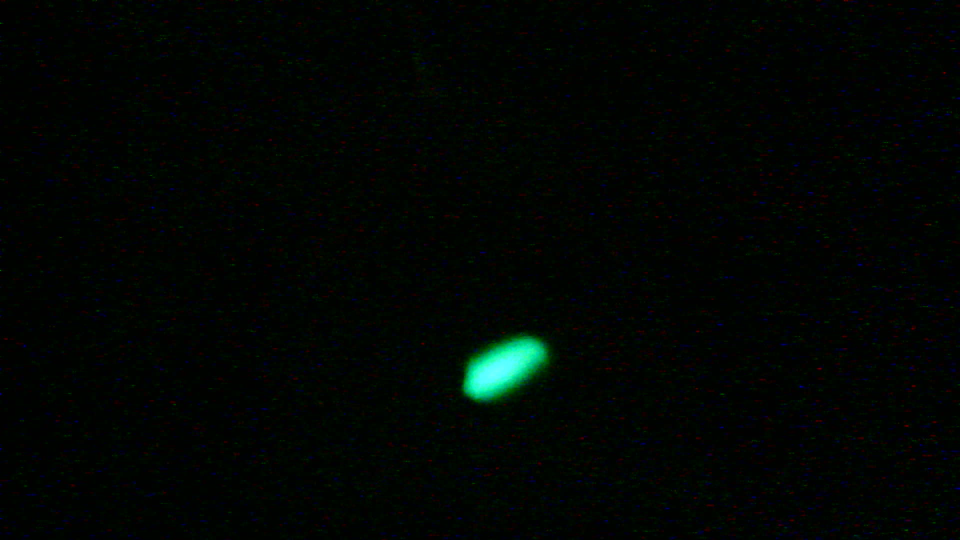
#> input picture dados/imagens_originais/camadasEscuraVerde/1folha.png, 1920 x 1080 px (shown at 1/2 size); its folder holds only this picture in this run
$ python analiseCoresVerdeInclinada.py
#> lines starting #> are read from the running program, lines starting #| are printed output that depends on the picture
"""Analise da intensidade RGB de um laser verde com ROI eliptica inclinada.


Selecione um retangulo contendo toda a mancha do laser na imagem de referencia,

e depois um retangulo de fundo. A elipse e ajustada somente na referencia e

mantida identica em todas as outras imagens.


Requer: opencv-python, numpy, pandas, matplotlib.

"""


import re

from pathlib import Path


import cv2

import matplotlib.pyplot as plt

import numpy as np

import pandas as pd


RAIZ_PROJETO = Path(__file__).resolve().parents[2]
(RAIZ_PROJETO / "resultados/atenuacao/verde").mkdir(parents=True, exist_ok=True)
PASTA_IMAGENS = RAIZ_PROJETO / "dados/imagens_originais/camadasEscuraVerde"

LARGURA_MAX = 1000

ALTURA_MAX = 650

MARGEM_ELIPSE = 1.20  # 1.20 = 20% maior em cada eixo


def numero_camadas(nome):

    encontrado = re.search(r"\d+", nome)

    if encontrado is None:

        raise ValueError(f"Nao encontrei o numero de camadas em: {nome}")

    return int(encontrado.group())


# [19 lines left out: function estatisticas, not called in this run]


def selecionar_roi(titulo, preview, escala):

    print(f"Selecione: {titulo}. Pressione ENTER para confirmar.")

    xp, yp, wp, hp = cv2.selectROI(

        titulo, preview, showCrosshair=True, fromCenter=False

    )

    cv2.destroyWindow(titulo)

    if wp == 0 or hp == 0:

        raise RuntimeError(f"ROI '{titulo}' nao foi selecionada.")

    return (

        round(xp / escala),

        round(yp / escala),

        round(wp / escala),

        round(hp / escala),

    )


# [149 lines left out: functions criar_mascara_eliptica, rotacionar_para_visualizacao, not called in this run]


def main():

    arquivos = sorted(

        PASTA_IMAGENS.glob("*.png"), key=lambda arq: numero_camadas(arq.name)

    )

    if not arquivos:

        raise RuntimeError(f"Nenhuma imagem PNG encontrada em: {PASTA_IMAGENS}")


    referencia_bgr = cv2.imread(str(arquivos[0]))
#> referencia_bgr is the input picture: shape (1080, 1920, 3); mean B, G, R 2.8, 5.2, 1.4

    if referencia_bgr is None:

        raise RuntimeError(f"Nao foi possivel abrir {arquivos[0]}")

    altura, largura = referencia_bgr.shape[:2]
#> altura = 1080; largura = 1920

    escala = min(LARGURA_MAX / largura, ALTURA_MAX / altura, 1.0)
#> escala = 0.521

    largura_preview = max(1, round(largura * escala))
#> largura_preview = 1000

    altura_preview = max(1, round(altura * escala))
#> altura_preview = 562

    preview = cv2.resize(

        referencia_bgr, (largura_preview, altura_preview),

        interpolation=cv2.INTER_AREA,

    )
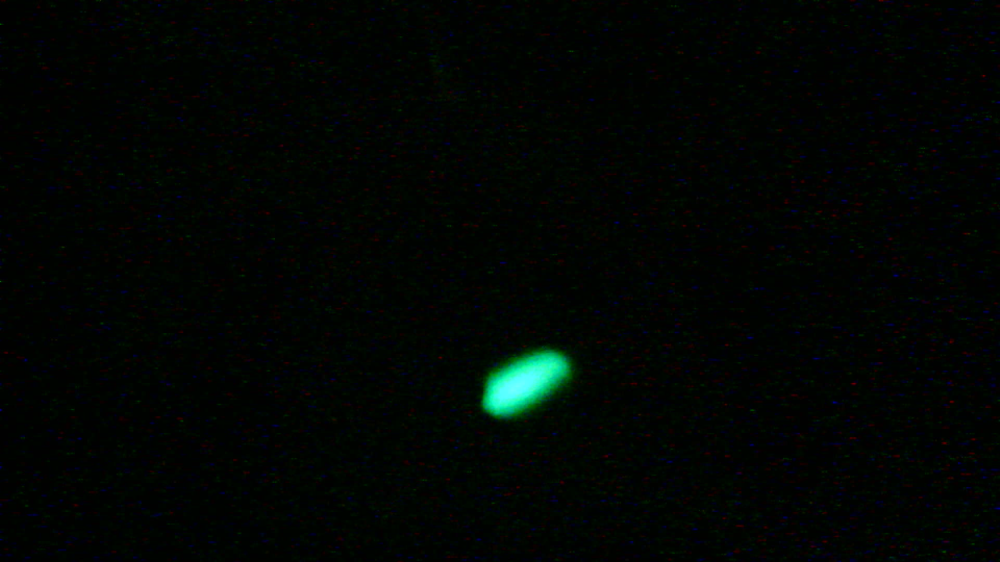
#> preview: shape (562, 1000, 3); mean B, G, R 2.8, 5.2, 1.4


    # Primeiro retangulo: toda a mancha, mais um pequeno espaco ao redor.

    roi_laser_aproximada = selecionar_roi("ROI LASER", preview, escala)

    roi_fundo = selecionar_roi("ROI FUNDO", preview, escala)


    referencia_rgb = cv2.cvtColor(referencia_bgr, cv2.COLOR_BGR2RGB)

    mascara_laser, elipse, angulo_vertical = criar_mascara_eliptica(

        referencia_rgb, roi_laser_aproximada, roi_fundo

    )

    xb, yb, wb, hb = roi_fundo

    quantidade_pixels = int(np.count_nonzero(mascara_laser))


    print(f"Pixels na ROI eliptica: {quantidade_pixels}")

    print(f"Angulo estimado para verticalizar a imagem: {angulo_vertical:.1f} graus")


    # Inspecao visual da regiao que SERA usada na medicao.

    verificacao = referencia_bgr.copy()

    cv2.ellipse(verificacao, elipse, (0, 255, 255), 2)  # amarelo

    cv2.rectangle(

        verificacao, (xb, yb), (xb + wb, yb + hb), (255, 0, 0), 2

    )  # azul

    cv2.imwrite(str(RAIZ_PROJETO / "resultados/atenuacao/verde/validacao_roi_inclinada.png"), verificacao)

    cv2.imshow(

        "ROI laser (amarelo) | ROI fundo (azul)",

        cv2.resize(verificacao, (largura_preview, altura_preview)),

    )

    cv2.waitKey(0)

    cv2.destroyAllWindows()


    # Opcional: salvar copia somente para visualizacao vertical.

    # A quantificacao continua nas imagens ORIGINAIS.

    vertical = rotacionar_para_visualizacao(referencia_bgr, angulo_vertical)

    cv2.imwrite(str(RAIZ_PROJETO / "resultados/atenuacao/verde/laser_vertical_visualizacao.png"), vertical)


    resultados = []

    for arquivo in arquivos:

        camadas = numero_camadas(arquivo.name)

        imagem_bgr = cv2.imread(str(arquivo))

        if imagem_bgr is None:

            print(f"Aviso: nao foi possivel carregar {arquivo.name}")

            continue

        if imagem_bgr.shape[:2] != (altura, largura):

            raise ValueError(

                f"{arquivo.name} tem dimensoes diferentes. "

                "Alinhe/redimensione as imagens antes de aplicar a ROI fixa."

            )


        imagem = cv2.cvtColor(imagem_bgr, cv2.COLOR_BGR2RGB)

        pixels_laser = imagem[mascara_laser].astype(np.float32)  # N x 3

        pixels_fundo = imagem[yb:yb+hb, xb:xb+wb].reshape(-1, 3).astype(np.float32)


        resultado = {"arquivo": arquivo.name, "camadas": camadas}

        for canal, indice in {"R": 0, "G": 1, "B": 2}.items():

            estat_sinal = estatisticas(pixels_laser[:, indice])

            estat_fundo = estatisticas(pixels_fundo[:, indice])

            resultado[f"{canal}_media"] = estat_sinal["media"]

            resultado[f"{canal}_fundo"] = estat_fundo["media"]

            resultado[f"{canal}_corrigido"] = (

                estat_sinal["media"] - estat_fundo["media"]

            )

            resultado[f"{canal}_mediana"] = estat_sinal["mediana"]

            resultado[f"{canal}_desvio"] = estat_sinal["desvio"]

            resultado[f"{canal}_max"] = estat_sinal["maximo"]

            resultado[f"{canal}_p99"] = estat_sinal["p99"]

            resultado[f"{canal}_p999"] = estat_sinal["p999"]

            resultado[f"{canal}_saturados_pct"] = estat_sinal["saturados_pct"]


        resultados.append(resultado)


    if not resultados:

        raise RuntimeError("Nenhuma imagem foi processada.")

    df = pd.DataFrame(resultados).sort_values("camadas").reset_index(drop=True)

    if not (df["camadas"] == 1).any():

        raise ValueError("Preciso de uma imagem com 1 folha para normalizar os dados.")

    referencia = df.loc[df["camadas"] == 1].iloc[0]

    for canal in ["R", "G", "B"]:

        valor_ref = float(referencia[f"{canal}_corrigido"])

        if abs(valor_ref) < 1e-8:

            print(f"Aviso: referencia do canal {canal} quase zero; relativo = NaN")

            df[f"{canal}_relativo"] = np.nan

        else:

            df[f"{canal}_relativo"] = df[f"{canal}_corrigido"] / valor_ref


    colunas = [

        "camadas", "R_corrigido", "G_corrigido", "B_corrigido",

        "R_relativo", "G_relativo", "B_relativo",

        "R_p999", "G_p999", "B_p999",

        "R_saturados_pct", "G_saturados_pct", "B_saturados_pct",

    ]

    print("\n", df[colunas].to_string(index=False))

    df.to_csv(RAIZ_PROJETO / "resultados/atenuacao/verde/resultados_intensidade_inclinada.csv", index=False)


    # Desvio-padrao espacial na ROI, igual ao seu grafico original.

    # NAO equivale a incerteza da media medida nem a repeticoes experimentais.

    plt.figure(figsize=(8, 5))

    for canal, cor in {"R": "red", "G": "green", "B": "blue"}.items():

        if canal == "G":

            valor_ref = abs(float(referencia["G_corrigido"]))

            dispersao_relativa = (

                df["G_desvio"] / valor_ref

                if valor_ref > 1e-8 else np.full(len(df), np.nan)

            )

            plt.errorbar(

                df["camadas"], df["G_relativo"], yerr=dispersao_relativa,

                marker="o", linestyle="-", color=cor, capsize=4,

                elinewidth=1.5, label="G (desvio espacial)",

            )

        else:

            plt.plot(

                df["camadas"], df[f"{canal}_relativo"], marker="o",

                color=cor, label=canal,

            )


    plt.xlabel("Numero de folhas")

    plt.ylabel("Intensidade relativa")

    plt.title("Decaimento da intensidade com o numero de folhas")

    plt.legend()

    plt.grid(alpha=0.3)

    plt.tight_layout()

    plt.show()

    # ---------------------------------------------------------
    # Coeficiente efetivo de atenuacao: canal verde (520 nm)
    # Modelo: I_rel(N) = exp[-k_G * (N - 1)]
    # Ajuste log-linear com intercepto fixado em zero
    # ---------------------------------------------------------

    camadas = df["camadas"].to_numpy(dtype=float)
    intensidades = df["G_relativo"].to_numpy(dtype=float)

    # Verificacoes: ln(I_rel) requer intensidade positiva e finita.
    mascara_validos = np.isfinite(intensidades) & (intensidades > 0)
    qtd_descartados = int((~mascara_validos).sum())
    if qtd_descartados:
        print(f"Aviso: {qtd_descartados} ponto(s) G ignorado(s): sinal nao positivo/invalido.")

    x = camadas[mascara_validos] - 1.0
    y_log = np.log(intensidades[mascara_validos])

    if len(x) < 3 or np.sum(x**2) == 0:
        print("Pontos positivos insuficientes para estimar k_G.")
    else:
        # Minimos quadrados no dominio logaritmico com origem fixa
        k_g = -np.sum(x * y_log) / np.sum(x**2)

        # R2 calculado na escala original (intensidades relativas)
        y_real = intensidades[mascara_validos]
        y_estimado = np.exp(-k_g * x)
        ss_res = np.sum((y_real - y_estimado)**2)
        ss_tot = np.sum((y_real - y_real.mean())**2)
        r2 = 1.0 - ss_res / ss_tot if ss_tot > 0 else np.nan

        print("\nAJUSTE EXPONENCIAL - LASER VERDE (520 nm)")
        print(f"k_G = {k_g:.6f} folha^-1")
        print(f"R2 (escala original) = {r2:.4f}")

        if k_g <= 0:
            print("Aviso: k_G nao positivo. O sinal nao apresenta decaimento no ajuste.")

        # Dados exportados para o relatorio
        pd.DataFrame([{
            "fonte": "laser_verde_520nm",
            "canal": "G",
            "k_por_folha": k_g,
            "R2_intensidade": r2,
            "n_pontos_ajuste": len(x),
        }]).to_csv(RAIZ_PROJETO / "resultados/atenuacao/verde/coeficiente_atenuacao_verde.csv", index=False)

        # Curva teorica + dados experimentais
        n_modelo = np.linspace(camadas.min(), camadas.max(), 200)
        intensidade_modelo = np.exp(-k_g * (n_modelo - 1.0))

        plt.figure(figsize=(8, 5))
        plt.scatter(
            camadas[mascara_validos], y_real, color="green", s=65,
            label="Canal G - dados experimentais"
        )
        plt.plot(
            n_modelo, intensidade_modelo, color="black", linestyle="--",
            label=f"Ajuste exponencial (k={k_g:.3f} folha^-1)"
        )
        plt.xlabel("Numero de folhas")
        plt.ylabel("Intensidade relativa - canal G")
        plt.title("Ajuste exponencial - laser verde (520 nm)")
        plt.legend()
        plt.grid(alpha=0.3)
        plt.tight_layout()
        plt.savefig(RAIZ_PROJETO / "resultados/atenuacao/verde/ajuste_exponencial_verde.png", dpi=300)
        plt.show()


if __name__ == "__main__":
#> (the run stopped early here; a loop or call above may not have finished)

$ run again, on dados/imagens_originais/camadasEscuraVerde/2folhas.png
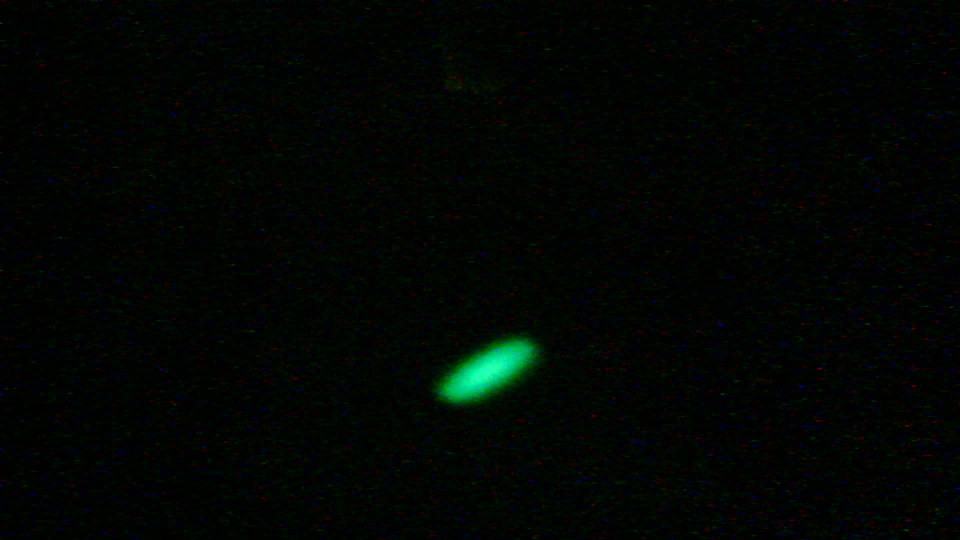
#> input picture dados/imagens_originais/camadasEscuraVerde/2folhas.png, 1920 x 1080 px (shown at 1/2 size)
#> in main, referencia_bgr is the input picture: shape (1080, 1920, 3); mean B, G, R 2.3, 5.3, 1.3
#> in main, `preview = cv2.resize(  referencia_bgr, (largura_preview, altura_previe..`:
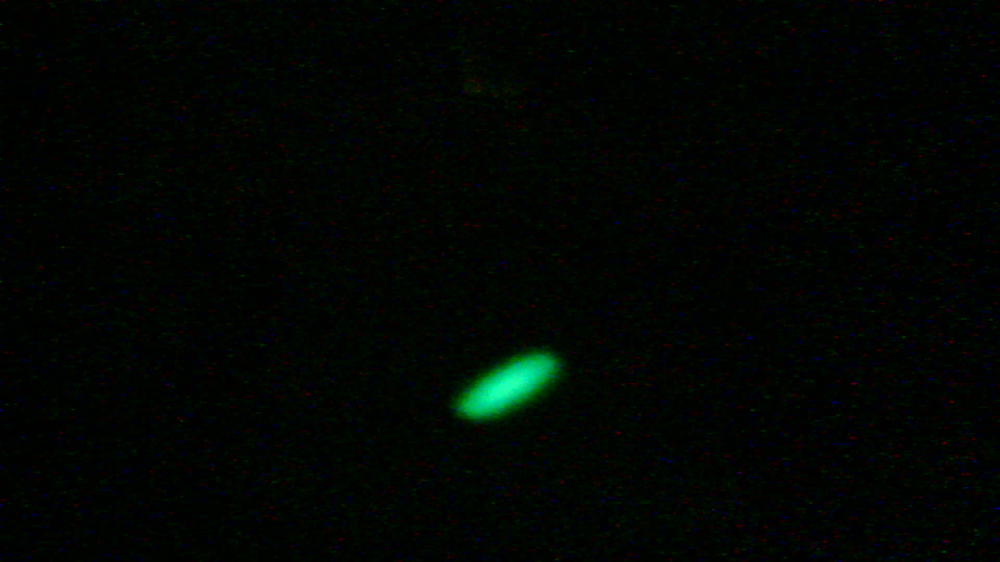
#> preview: shape (562, 1000, 3); mean B, G, R 2.2, 5.3, 1.3

$ run again, on dados/imagens_originais/camadasEscuraVerde/3folhas.png
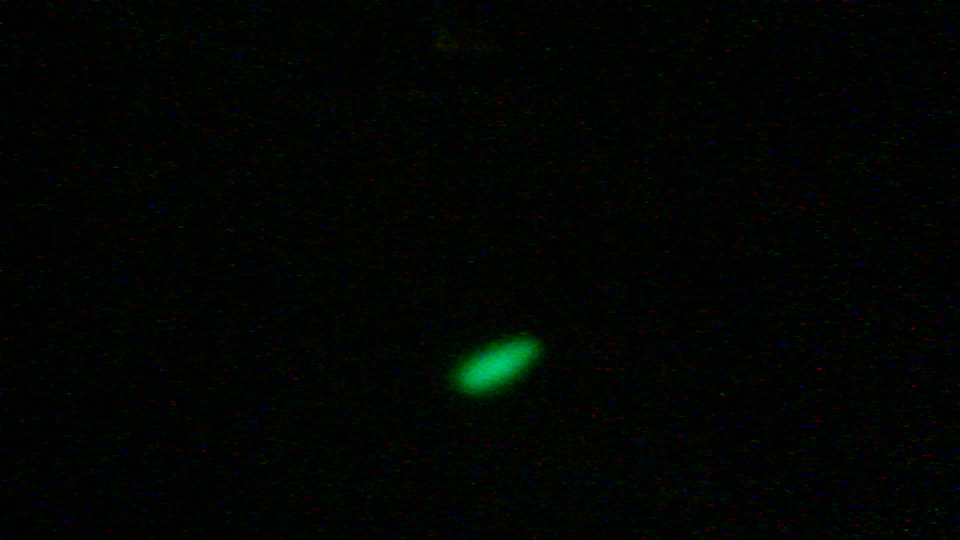
#> input picture dados/imagens_originais/camadasEscuraVerde/3folhas.png, 1920 x 1080 px (shown at 1/2 size)
#> in main, referencia_bgr is the input picture: shape (1080, 1920, 3); mean B, G, R 1.9, 4.2, 1.5
#> in main, `preview = cv2.resize(  referencia_bgr, (largura_preview, altura_previe..`:
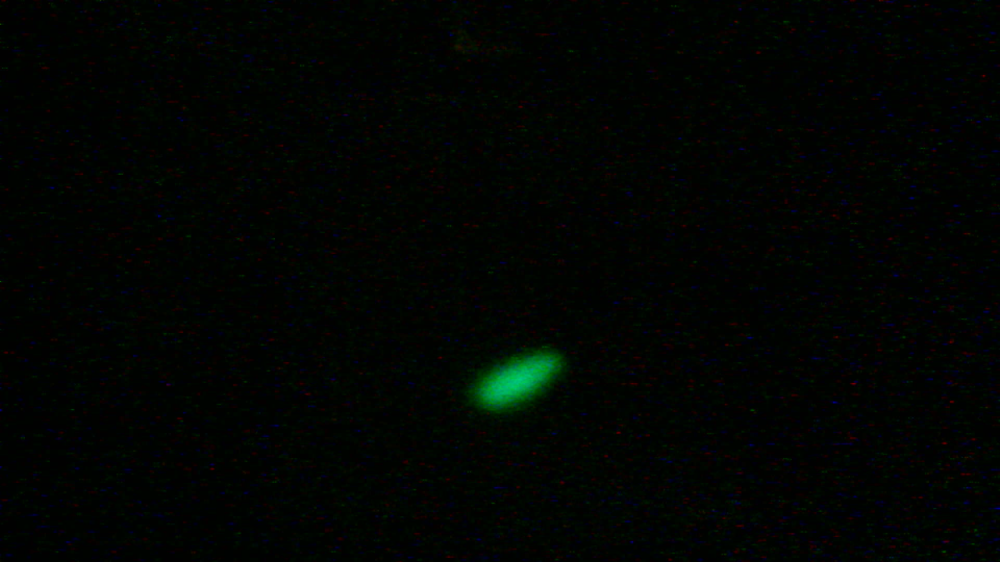
#> preview: shape (562, 1000, 3); mean B, G, R 1.9, 4.2, 1.4
